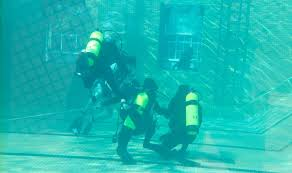
#> input picture images1.jpg, 292 x 173 px
$ python -i LACC.py   (imports and definitions only)   (older library calls are emulated)
#> lines starting #> are read from the running program, lines starting #| are printed output that depends on the picture
#> further down, picture is the input picture: shape (173, 292, 3); mean B, G, R 178.5, 184.2, 27.5
import numpy as np
import cv2


def MCLP(img):
    """
    input: original image
    output: color transfer image
    """
    # Convert image to float for calculations
    img = img.astype(np.float32)
    # Split image into color channels
    B, G, R = cv2.split(img)
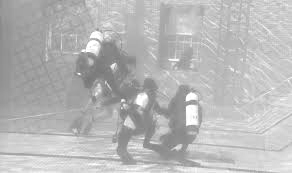
#> G: shape (173, 292) float32; min 112, max 255, mean 184.2
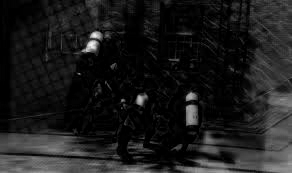
#> R: shape (173, 292) float32; min 0, max 244, mean 27.5
    mean_B, mean_G, mean_R = np.mean(B), np.mean(G), np.mean(R)
#> mean_B = 178.5; mean_G = 184.2; mean_R = 27.49

    # Define the color channels of the largest mean value, medium mean value, and smallest mean value
    color_means = {"B": mean_B, "G": mean_G, "R": mean_R}
#> color_means = {'B': 178.5, 'G': 184.2, 'R': 27.49}
    sorted_colors = sorted(color_means.items(), key=lambda x: x[1])
#> sorted_colors = [('R', 27.49), ('B', 178.5), ('G', 184.2)]
    I_s, I_m, I_l = None, None, None
    color_s, color_m, color_l = None, None, None

    for idx, (color, mean) in enumerate(sorted_colors):
        if idx == 0:  # Smallest mean value
            if color == "B":
                I_s = B
                color_s = "B"

            elif color == "G":
                I_s = G
                color_s = "G"
            else:
                I_s = R
                color_s = "R"

        elif idx == 1:  # Medium mean value
            if color == "B":
                I_m = B
                color_m = "B"
            elif color == "G":
                I_m = G
                color_m = "G"
            else:
                I_m = R
                color_m = "R"
        else:  # Largest mean value
            if color == "B":
                I_l = B
                color_l = "B"
            elif color == "G":
                I_l = G
                color_l = "G"
            else:
                I_l = R
                color_l = "R"
#> this loop made 3 passes
    # Apply the color correction
    while True:

        # Apply the color correction
        I_m = I_m + (np.mean(I_l) - np.mean(I_m)) * I_l/255
        I_s = I_s + ((np.mean(I_l) - np.mean(I_s)) * I_l/255 + (np.mean(I_m) - np.mean(I_s)) * I_m/255)/2
        loss = abs(np.mean(I_l) - np.mean(I_m)) + abs(np.mean(I_l) - np.mean(I_s))
        if loss < 1e-2:  # Check for convergence
            break
#> this loop made 8 passes
#> loss on passes 1 to 8: 46.17, 13.02, 3.66, 1.03, 0.289, 0.0814, 0.0229, 0.00642
#> pass 1, in MCLP, `I_m = I_m + (np.mean(I_l) - np.mean(I_m)) * I_l/255`:
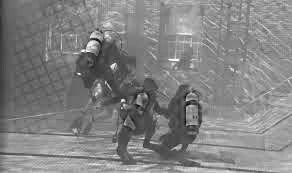
#> I_m: shape (173, 292) float32; min 100.2, max 260.7, mean 182.6; drawn with min black and max white
#> pass 1, in MCLP, `I_s = I_s + ((np.mean(I_l) - np.mean(I_s)) * I_l/255 + (np.mean(I_m) -..`:
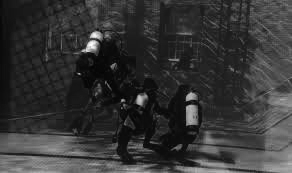
#> I_s: shape (173, 292) float32; min 71.67, max 396.8, mean 139.6; drawn with min black and max white

    I_l = cv2.normalize(I_l, None, alpha=0, beta=255, norm_type=cv2.NORM_MINMAX, dtype=cv2.CV_8U)
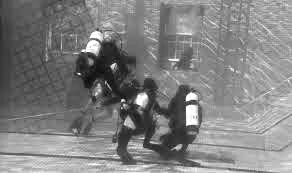
#> I_l: shape (173, 292); min 0, max 255, mean 128.7
    I_m = np.clip(I_m, 0, 255).astype(np.uint8)
    I_s = np.clip(I_s, 0, 255).astype(np.uint8)
    I_m = cv2.normalize(I_m, None, alpha=0, beta=255, norm_type=cv2.NORM_MINMAX, dtype=cv2.CV_8U)
    I_s = cv2.normalize(I_s, None, alpha=0, beta=255, norm_type=cv2.NORM_MINMAX, dtype=cv2.CV_8U)
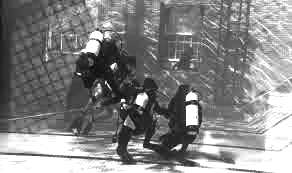
#> I_s: shape (173, 292); min 0, max 255, mean 132

    # Merge the color corrected channels
    color_channels = {color_s: I_s, color_m: I_m, color_l: I_l}
    img_ct = cv2.merge([color_channels['B'].astype(np.uint8), color_channels['G'].astype(np.uint8), color_channels['R'].astype(np.uint8)]).astype(np.uint8)
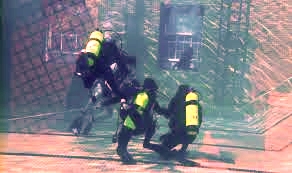
#> img_ct: shape (173, 292, 3); mean of channels 0, 1, 2 136.9, 128.7, 132; drawn as B, G, R
    return img_ct

def MAMGF(img_origin, img_ct):
    """
    input: original image and color transfer image
    output: color corrected image
    """
    # Convert image to float for calculations
    img_origin = img_origin.astype(np.float32)
    img_ct = img_ct.astype(np.float32)

    # Apply the max attenuation map
    gamma= 1.2
    A_max_M = np.max([1 - (img_origin[..., i]/255) ** gamma for i in range(3)], axis=0)

    # Apply the color correction
    D = img_origin - cv2.GaussianBlur(img_origin, (21, 21), 1.5)
    I_cc = D + A_max_M[..., None] * img_ct + (1 - A_max_M[..., None]) * img_origin
    I_cc = np.clip(I_cc, 0, 255).astype(np.uint8)
    return I_cc

>>> import cv2
>>> picture = cv2.imread('images1.jpg')
>>> result = MCLP(picture)

$ run again, on images2.jpg
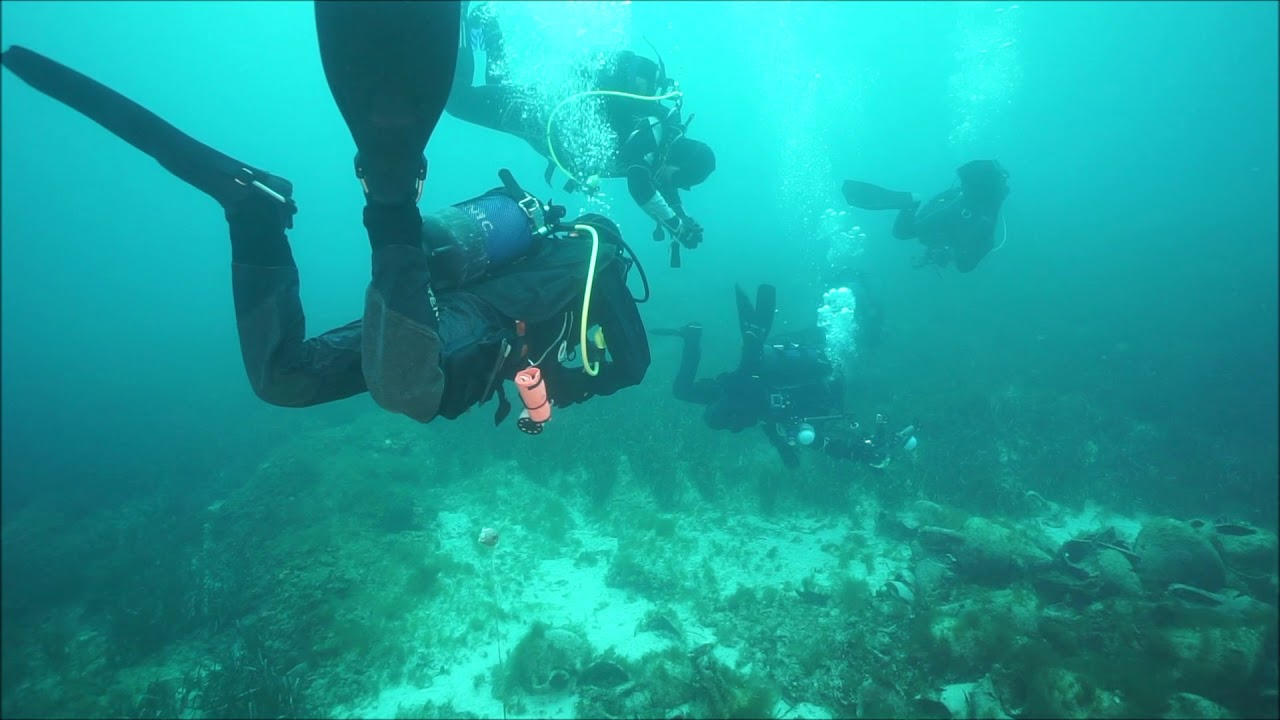
#> input picture images2.jpg, 1280 x 720 px
#> picture is the input picture: shape (720, 1280, 3); mean B, G, R 154.7, 157.9, 26.4
#> in MCLP, `B, G, R = cv2.split(img)`:
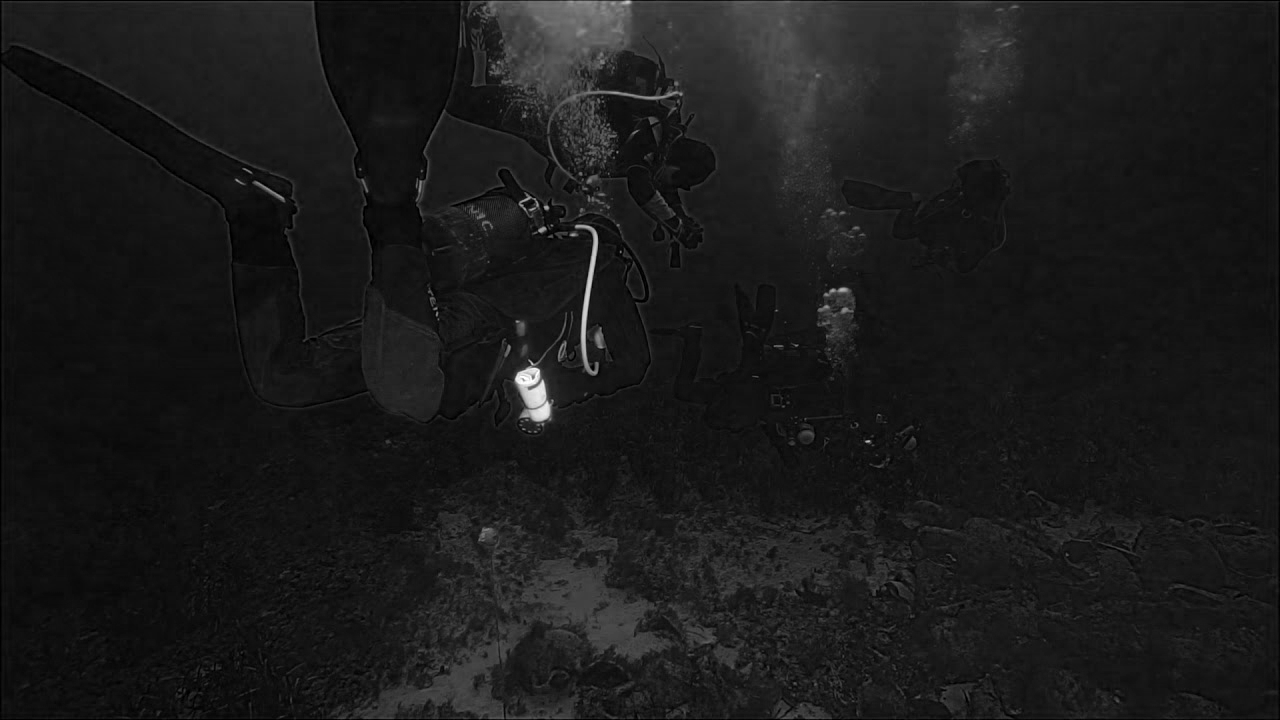
#> R: shape (720, 1280) float32; min 0, max 255, mean 26.4
#> mean_B = 154.7; mean_G = 157.9; mean_R = 26.45
#> color_means = {'B': 154.7, 'G': 157.9, 'R': 26.45}
#> sorted_colors = [('R', 26.45), ('B', 154.7), ('G', 157.9)]
#> the loop in MCLP, `for idx, (color, mean) in enumerate(sorted_colors):` made 3 passes
#> the loop in MCLP, `while True:` made 10 passes
#> loss on passes 1 to 8: 51.99, 19.98, 7.67, 2.94, 1.13, 0.433, 0.166, 0.0636
#> in MCLP, `img_ct = cv2.merge([color_channels['B'].astype(np.uint8), color_channe..`:
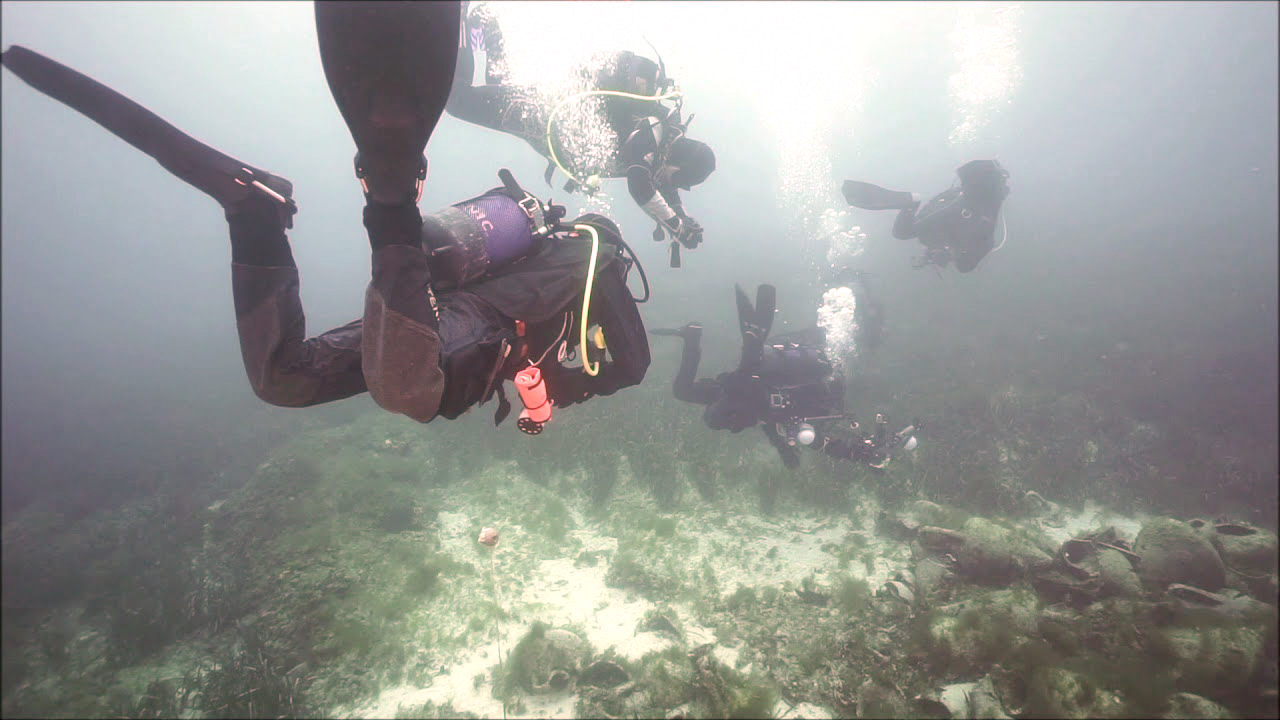
#> img_ct: shape (720, 1280, 3); mean of channels 0, 1, 2 149.5, 151.9, 150.3; drawn as B, G, R

$ run again, on images3.jpg
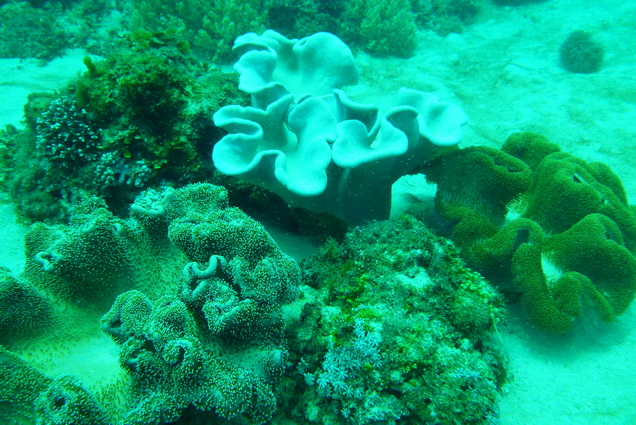
#> input picture images3.jpg, 636 x 425 px
#> picture is the input picture: shape (425, 636, 3); mean B, G, R 113.7, 154.8, 8.9
#> mean_B = 113.7; mean_G = 154.8; mean_R = 8.94
#> color_means = {'B': 113.7, 'G': 154.8, 'R': 8.94}
#> sorted_colors = [('R', 8.94), ('B', 113.7), ('G', 154.8)]
#> the loop in MCLP, `for idx, (color, mean) in enumerate(sorted_colors):` made 3 passes
#> the loop in MCLP, `while True:` made 12 passes
#> loss on passes 1 to 8: 82.5, 35.08, 14.66, 6.08, 2.51, 1.03, 0.423, 0.173
#> pass 1, in MCLP, `I_s = I_s + ((np.mean(I_l) - np.mean(I_s)) * I_l/255 + (np.mean(I_m) -..`:
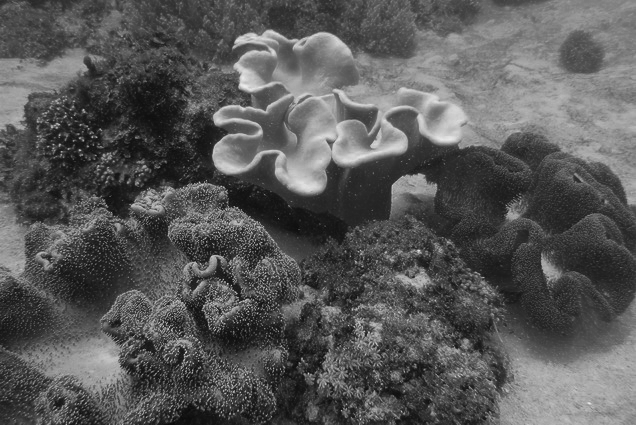
#> I_s: shape (425, 636) float32; min 9.67, max 235.6, mean 88.5
#> in MCLP, `img_ct = cv2.merge([color_channels['B'].astype(np.uint8), color_channe..`:
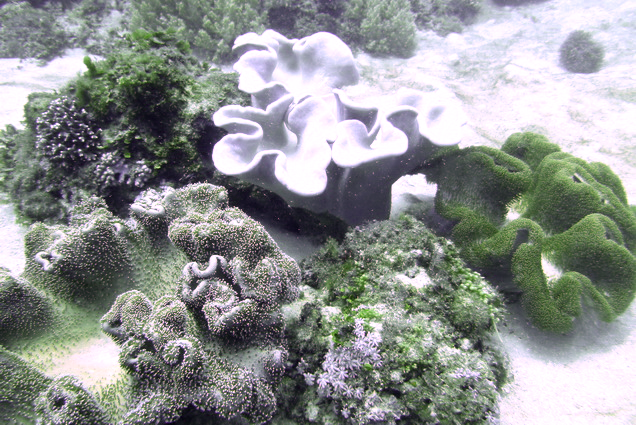
#> img_ct: shape (425, 636, 3); mean of channels 0, 1, 2 145.5, 147.2, 143.5; drawn as B, G, R

$ run again, on images4.jpg
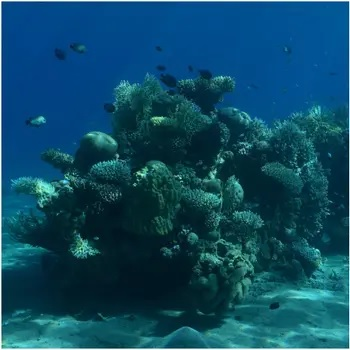
#> input picture images4.jpg, 350 x 350 px
#> picture is the input picture: shape (350, 350, 3); mean B, G, R 99.2, 74, 13
#> mean_B = 99.22; mean_G = 74.03; mean_R = 12.98
#> color_means = {'B': 99.22, 'G': 74.03, 'R': 12.98}
#> sorted_colors = [('R', 12.98), ('G', 74.03), ('B', 99.22)]
#> the loop in MCLP, `for idx, (color, mean) in enumerate(sorted_colors):` made 3 passes
#> the loop in MCLP, `while True:` made 21 passes
#> loss on passes 1 to 8: 73.2, 47.44, 30.46, 19.44, 12.35, 7.82, 4.94, 3.12
#> in MCLP, `img_ct = cv2.merge([color_channels['B'].astype(np.uint8), color_channe..`:
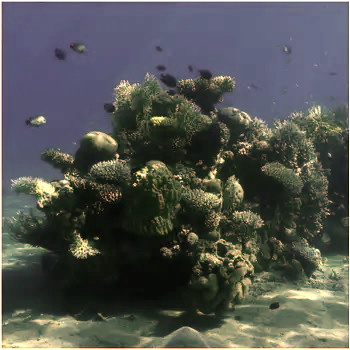
#> img_ct: shape (350, 350, 3); mean of channels 0, 1, 2 80.8, 84, 81.8; drawn as B, G, R
